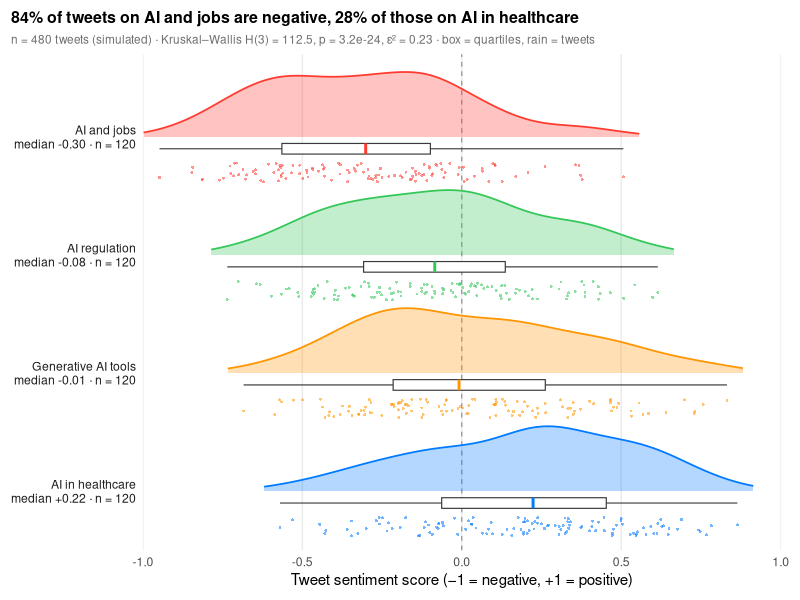

This figure's R source:
# Raincloud plot: the R equivalent of plot.py
# Simulated data, set in the context of de Marcellis-Warin, Kouloukoui & Warin (2025) [dmw2025aitweets]
# R and NumPy draw different random numbers, so the values differ slightly from the Python figure.
library(ggplot2)

set.seed(2025)

# Data: sentiment score (-1 to +1) of 120 tweets per AI topic (Beta draws rescaled)
topics <- c("AI in healthcare", "Generative AI tools", "AI regulation", "AI and jobs")
shape1 <- c(5.0, 4.0, 3.5, 2.6)
shape2 <- c(3.5, 3.5, 4.0, 4.5)
palette <- setNames(c("#007AFF", "#FF9500", "#34C759", "#FF3B30"), topics)
d <- do.call(rbind, lapply(1:4, function(i)
  data.frame(topic = topics[i], pos = i - 1, score = 2 * rbeta(120, shape1[i], shape2[i]) - 1)))
n <- nrow(d)

# Kruskal-Wallis test + epsilon squared
kw <- kruskal.test(score ~ topic, data = d)
H <- unname(kw$statistic)
eps2 <- H / (n - 1)

# Cloud: half violin above the baseline, trimmed near the data and scaled to a fixed height
cloud <- do.call(rbind, lapply(split(d, d$topic), function(g) {
  k <- density(g$score, from = min(g$score) - 0.05, to = max(g$score) + 0.05, n = 300)
  data.frame(topic = g$topic[1], pos = g$pos[1], score = k$x, height = 0.55 * k$y / max(k$y))
}))
# Rain: jittered raw points below the box
d$rain <- d$pos - 0.3 + runif(n, -0.08, 0.08)
# Group summaries: median for the box and the axis labels, share of negative tweets for the title
med <- aggregate(score ~ topic + pos, data = d, FUN = median)
med <- med[order(med$pos), ]
share <- tapply(d$score < 0, d$topic, mean)

p <- ggplot(d, aes(x = score, colour = topic, fill = topic)) +
  geom_vline(xintercept = 0, colour = "#8E8E93", linewidth = 0.4, linetype = "dashed") +
  geom_ribbon(data = cloud, aes(ymin = pos, ymax = pos + height), alpha = 0.3, linewidth = 0) +
  geom_line(data = cloud, aes(y = pos + height), linewidth = 0.6) +
  # Box: median and quartiles just under the cloud
  geom_boxplot(aes(y = pos - 0.1, group = topic), orientation = "y", width = 0.09,
               outlier.shape = NA, fill = "white", colour = "#3A3A3C", linewidth = 0.4,
               fatten = 0) +
  geom_segment(data = med, aes(xend = score, y = pos - 0.145, yend = pos - 0.055),
               linewidth = 1, lineend = "butt") +
  geom_point(aes(y = rain), size = 1, alpha = 0.55, stroke = 0) +
  scale_colour_manual(values = palette, aesthetics = c("colour", "fill"), guide = "none") +
  scale_x_continuous(limits = c(-1, 1), expand = c(0, 0)) +
  scale_y_continuous(breaks = med$pos, limits = c(-0.5, 3.7), expand = c(0, 0),
                     labels = sprintf("%s\nmedian %+.2f · n = 120", med$topic, med$score)) +
  labs(title = sprintf("%.0f%% of tweets on AI and jobs are negative, %.0f%% of those on AI in healthcare",
                       100 * share[["AI and jobs"]], 100 * share[["AI in healthcare"]]),
       subtitle = sprintf(paste("n = %d tweets (simulated) · Kruskal–Wallis H(3) = %.1f, p = %.1e,",
                                "ε² = %.2f · box = quartiles, rain = tweets"),
                          n, H, kw$p.value, eps2),
       x = "Tweet sentiment score (−1 = negative, +1 = positive)", y = NULL) +
  theme_minimal(base_size = 11) +
  theme(plot.title = element_text(face = "bold", size = 11.5),
        plot.title.position = "plot",
        plot.subtitle = element_text(size = 8.5, colour = "#6E6E73"),
        axis.text.y = element_text(colour = "#1D1D1F", lineheight = 0.95),
        panel.grid.minor = element_blank(), panel.grid.major.y = element_blank(),
        plot.margin = margin(8, 14, 8, 8))
print(p)
